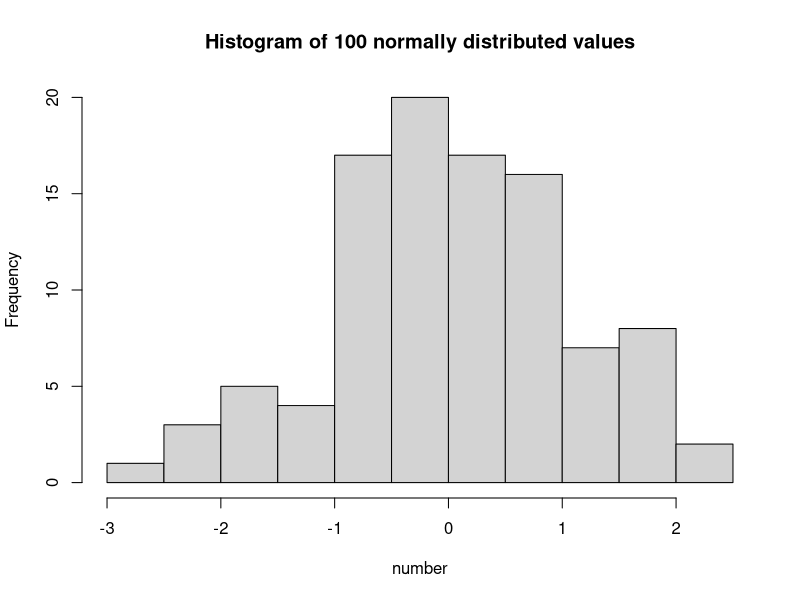

R code for this plot:
a <- c(1,2,3)
b <- a/2
b

num <- rnorm(100, 0, 1)

hist(num, xlab = "number", main = "Histogram of 100 normally distributed values")

